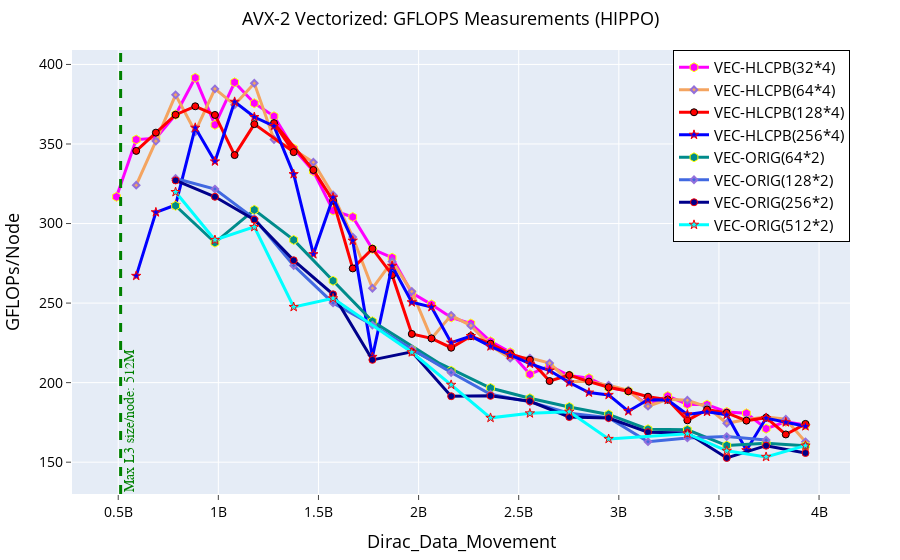

Notebook cell for this chart:
### Markdown cell above
# AVX2 CASES

### Code cell
fig = go.Figure() 

# AVX2 Fused Cases
fig.add_trace(go.Scatter(x=(dfn1AvxFusProb_32mpi_4omp.Dirc_Data_Mov*(dfn1AvxFusProb_32mpi_4omp.MPI_size)), 
                         y=(dfn1AvxFusProb_32mpi_4omp.GFLOPS*(dfn1AvxFusProb_32mpi_4omp.MPI_size)), 
                         mode='lines+markers', 
                         name='VEC-HLCPB(32*4)',
                         line=dict(color='magenta',width=3),
                         marker=dict(symbol='hexagon',size=9, line=dict(color='yellow',width=1))))


fig.add_trace(go.Scatter(x=(dfn2AvxFusProb_64mpi_4omp.Dirc_Data_Mov*(dfn2AvxFusProb_64mpi_4omp.MPI_size/2)), 
                         y=(dfn2AvxFusProb_64mpi_4omp.GFLOPS*(dfn2AvxFusProb_64mpi_4omp.MPI_size/2)), 
                         mode='lines+markers', 
                         name='VEC-HLCPB(64*4)',
                         line=dict(color='sandybrown',width=3),
                         marker=dict(symbol='diamond',size=5,line=dict(color='MediumPurple',width=2))))


fig.add_trace(go.Scatter(x=(dfn4AvxFusProb_128mpi_4omp.Dirc_Data_Mov*(dfn4AvxFusProb_128mpi_4omp.MPI_size/4)), 
                         y=(dfn4AvxFusProb_128mpi_4omp.GFLOPS*(dfn4AvxFusProb_128mpi_4omp.MPI_size/4)), 
                         mode='lines+markers', 
                         name='VEC-HLCPB(128*4)',
                         line=dict(color='red',width=3),
                         marker=dict(symbol='circle',size=7, line=dict(color='black',width=1))))

fig.add_trace(go.Scatter(x=(dfn8AvxFusProb_256mpi_4omp.Dirc_Data_Mov*(dfn8AvxFusProb_256mpi_4omp.MPI_size/8)), 
                         y=(dfn8AvxFusProb_256mpi_4omp.GFLOPS*(dfn8AvxFusProb_256mpi_4omp.MPI_size/8)), 
                         mode='lines+markers', 
                         name='VEC-HLCPB(256*4)',
                         line=dict(color='blue',width=3),
                         marker=dict(symbol='star',size=7, line=dict(color='red',width=1))))



# AVX2 Non-Fused Cases
fig.add_trace(go.Scatter(x=(dfn1AvxNonFusProb_64mpi_2omp.Dirc_Data_Mov*(dfn1AvxNonFusProb_64mpi_2omp.MPI_size)), 
                         y=(dfn1AvxNonFusProb_64mpi_2omp.GFLOPS*(dfn1AvxNonFusProb_64mpi_2omp.MPI_size)), 
                         mode='lines+markers', 
                         name='VEC-ORIG(64*2)',
                         line=dict(color='darkcyan',width=3),
                         marker=dict(symbol='hexagon',size=9, line=dict(color='yellow',width=1))))

fig.add_trace(go.Scatter(x=(dfn2AvxNonFusNonProb_128mpi_2omp.Dirc_Data_Mov*(dfn2AvxNonFusNonProb_128mpi_2omp.MPI_size/2)), 
                         y=(dfn2AvxNonFusNonProb_128mpi_2omp.GFLOPS*(dfn2AvxNonFusNonProb_128mpi_2omp.MPI_size/2)), 
                         mode='lines+markers', 
                         name='VEC-ORIG(128*2)',
                         line=dict(color='royalblue',width=3),
                         marker=dict(symbol='diamond',size=5,line=dict(color='MediumPurple',width=2))))

fig.add_trace(go.Scatter(x=(dfn4AvxNonFusNonProb_256mpi_2omp.Dirc_Data_Mov*(dfn4AvxNonFusNonProb_256mpi_2omp.MPI_size/4)), 
                         y=(dfn4AvxNonFusNonProb_256mpi_2omp.GFLOPS*(dfn4AvxNonFusNonProb_256mpi_2omp.MPI_size/4)), 
                         mode='lines+markers', 
                         name='VEC-ORIG(256*2)',
                         line=dict(color='darkblue',width=3),
                         marker=dict(symbol='circle',size=7, line=dict(color='red',width=1))))

fig.add_trace(go.Scatter(x=(dfn8AvxNonFusNonProb_512mpi_2omp.Dirc_Data_Mov*(dfn8AvxNonFusNonProb_512mpi_2omp.MPI_size/8)), 
                         y=(dfn8AvxNonFusNonProb_512mpi_2omp.GFLOPS*(dfn8AvxNonFusNonProb_512mpi_2omp.MPI_size/8)), 
                         mode='lines+markers', 
                         name='VEC-ORIG(512*2)',
                          line=dict(color='cyan',width=3),
                         marker=dict(symbol='star',size=7, line=dict(color='red',width=1))))

# Adding a vertical line
fig.add_vline(x=512e6, line_width=3, line_dash="dash", line_color="green")
# fig.add_hline(y=1024, line_width=3, line_dash="dash", line_color="red")

# Add annotation
fig.add_annotation(
    x=512e6,
    y=130,
    text='Max L3 size/node: 512M',
    xanchor='left',  # Anchor the text to the left side of the annotation point
    yanchor='bottom',
    showarrow=False,
    arrowhead=1,
    arrowsize=1,
    arrowwidth=2,
    arrowcolor="#636363",
    ax=-60,  # Move the text 60 units to the left
    ay=-30,
    font=dict(size=14, color="green", family="Sans Serif"),
    align="left",
    textangle=-90,  # Rotate the text 90 degrees counter-clockwise
)




fig.update_layout(
    title=dict(text='AVX-2 Vectorized: GFLOPS Measurements (HIPPO)',
               font=dict(color="black",size=18), x=0.5),  # Set title text color to black
    xaxis_title=dict(text='Dirac_Data_Movement', font=dict(color="black",size=18)), 
    yaxis_title=dict(text='GFLOPs/Node', font=dict(color="black",size=18)), 
    xaxis=dict(ticks="outside", tickfont=dict(color="black",size=14)),  # Set font color for x-axis ticks
    yaxis=dict(ticks="outside", tickfont=dict(color="black",size=14)),  # Set font color for y-axis ticks
    legend=go.layout.Legend(bordercolor="black", borderwidth=1, x=1, xanchor="right", y=1, yanchor="top",
                            font=dict(color="black",size=15)),  # Set legend text color to black
    margin=dict(l=50, r=50, t=50, b=50)  # Adjust the left and right margins
)

### Figure 1 — Plotly figure (JSON) as saved in the notebook; plotly's stock layout.template omitted (floating-point values rounded to 4 significant figures)
{"data": [{"line": {"color": "magenta", "width": 3}, "marker": {"line": {"color": "yellow", "width": 1}, "size": 9, "symbol": "hexagon"}, "mode": "lines+markers", "name": "VEC-HLCPB(32*4)", "type": "scatter", "x": [491520000, 589824000, 688128000, 786432000, 884736000, 983040000, 1081344000, 1179648000, 1277952000, 1376256000, 1474560000, 1572864000, 1671168000, 1769472000, 1867776000, 1966080000, 2064384000, 2162688000, 2260992000, 2359296000, 2457600000, 2555904000, 2654208000, 2752512000, 2850816000, 2949120000, 3047424000, 3145728000, 3244032000, 3342336000, 3440640000, 3538944000, 3637248000, 3735552000, 3833856000, 3932160000], "y": [316.8, 352.8, 353.6, 368.4, 391.6, 362.0, 388.7, 375.6, 367.4, 347.1, 332.8, 308.2, 304.1, 284.0, 278.5, 256.4, 249.2, 241.0, 237.2, 225.9, 219.1, 205.2, 210.6, 204.5, 202.8, 196.9, 194.8, 186.0, 191.6, 186.4, 186.2, 181.6, 180.7, 171.1, 175.4, 173.3]}, {"line": {"color": "sandybrown", "width": 3}, "marker": {"line": {"color": "MediumPurple", "width": 2}, "size": 5, "symbol": "diamond"}, "mode": "lines+markers", "name": "VEC-HLCPB(64*4)", "type": "scatter", "x": [589824000, 688128000, 786432000, 884736000, 983040000, 1081344000, 1179648000, 1277952000, 1376256000, 1474560000, 1572864000, 1671168000, 1769472000, 1867776000, 1966080000, 2064384000, 2162688000, 2260992000, 2359296000, 2457600000, 2555904000, 2654208000, 2752512000, 2850816000, 2949120000, 3047424000, 3145728000, 3244032000, 3342336000, 3440640000, 3538944000, 3637248000, 3735552000, 3833856000, 3932160000], "y": [324.1, 351.8, 380.9, 357.7, 384.6, 374.6, 388.2, 352.8, 346.6, 338.5, 318.0, 291.5, 259.3, 276.2, 257.3, 227.8, 242.3, 235.8, 223.1, 215.4, 215.4, 212.3, 200.8, 200.7, 198.4, 195.1, 185.2, 189.6, 188.9, 184.8, 174.4, 176.9, 178.4, 177.0, 162.8]}, {"line": {"color": "red", "width": 3}, "marker": {"line": {"color": "black", "width": 1}, "size": 7, "symbol": "circle"}, "mode": "lines+markers", "name": "VEC-HLCPB(128*4)", "type": "scatter", "x": [589824000, 688128000, 786432000, 884736000, 983040000, 1081344000, 1179648000, 1376256000, 1277952000, 1474560000, 1572864000, 1671168000, 1769472000, 1867776000, 1966080000, 2064384000, 2162688000, 2260992000, 2359296000, 2457600000, 2555904000, 2654208000, 2752512000, 2850816000, 2949120000, 3047424000, 3145728000, 3244032000, 3342336000, 3440640000, 3538944000, 3637248000, 3735552000, 3833856000, 3932160000], "y": [345.7, 357.1, 368.4, 373.7, 368.3, 343.0, 362.5, 344.9, 363.1, 333.7, 314.4, 271.8, 284.2, 267.7, 230.6, 227.8, 221.9, 229.2, 224.5, 218.1, 214.4, 201.0, 204.7, 200.7, 197.1, 194.6, 191.2, 189.3, 176.3, 183.1, 181.0, 176.1, 178.0, 167.4, 174.1]}, {"line": {"color": "blue", "width": 3}, "marker": {"line": {"color": "red", "width": 1}, "size": 7, "symbol": "star"}, "mode": "lines+markers", "name": "VEC-HLCPB(256*4)", "type": "scatter", "x": [589824000, 688128000, 786432000, 884736000, 983040000, 1081344000, 1179648000, 1277952000, 1376256000, 1474560000, 1572864000, 1671168000, 1769472000, 1867776000, 1966080000, 2064384000, 2162688000, 2260992000, 2359296000, 2457600000, 2555904000, 2654208000, 2752512000, 2850816000, 2949120000, 3047424000, 3145728000, 3244032000, 3342336000, 3440640000, 3538944000, 3637248000, 3735552000, 3833856000, 3932160000], "y": [267.1, 307.1, 311.7, 360.2, 339.0, 376.5, 366.9, 361.3, 331.0, 280.7, 316.4, 289.3, 216.2, 273.4, 250.5, 247.6, 225.2, 229.2, 222.8, 217.3, 211.9, 207.6, 200.1, 193.8, 192.3, 182.0, 189.2, 189.1, 180.0, 181.7, 179.8, 157.5, 177.7, 175.1, 172.6]}, {"line": {"color": "darkcyan", "width": 3}, "marker": {"line": {"color": "yellow", "width": 1}, "size": 9, "symbol": "hexagon"}, "mode": "lines+markers", "name": "VEC-ORIG(64*2)", "type": "scatter", "x": [786432000, 983040000, 1179648000, 1376256000, 1572864000, 1769472000, 2162688000, 1966080000, 2359296000, 2555904000, 2752512000, 2949120000, 3145728000, 3342336000, 3538944000, 3735552000, 3932160000], "y": [311.2, 288.0, 308.6, 289.7, 264.0, 238.6, 207.4, 220.7, 196.6, 190.2, 184.7, 180.0, 170.7, 170.4, 160.5, 161.9, 160.3]}, {"line": {"color": "royalblue", "width": 3}, "marker": {"line": {"color": "MediumPurple", "width": 2}, "size": 5, "symbol": "diamond"}, "mode": "lines+markers", "name": "VEC-ORIG(128*2)", "type": "scatter", "x": [786432000, 983040000, 1179648000, 1376256000, 1572864000, 1769472000, 1966080000, 2162688000, 2359296000, 2555904000, 2752512000, 2949120000, 3145728000, 3342336000, 3538944000, 3735552000], "y": [328.3, 321.7, 303.1, 273.6, 250.1, 236.2, 221.1, 206.3, 192.7, 187.9, 180.8, 177.9, 162.9, 165.2, 166.1, 163.9]}, {"line": {"color": "darkblue", "width": 3}, "marker": {"line": {"color": "red", "width": 1}, "size": 7, "symbol": "circle"}, "mode": "lines+markers", "name": "VEC-ORIG(256*2)", "type": "scatter", "x": [786432000, 983040000, 1179648000, 1376256000, 1572864000, 1769472000, 1966080000, 2162688000, 2359296000, 2555904000, 2752512000, 2949120000, 3145728000, 3342336000, 3538944000, 3735552000, 3932160000], "y": [327.1, 316.8, 302.4, 276.9, 255.5, 214.3, 219.4, 191.5, 191.7, 188.3, 178.4, 177.8, 168.9, 168.4, 152.7, 160.4, 155.8]}, {"line": {"color": "cyan", "width": 3}, "marker": {"line": {"color": "red", "width": 1}, "size": 7, "symbol": "star"}, "mode": "lines+markers", "name": "VEC-ORIG(512*2)", "type": "scatter", "x": [786432000, 983040000, 1179648000, 1376256000, 1572864000, 1966080000, 2162688000, 2359296000, 2555904000, 2752512000, 2949120000, 3342336000, 3538944000, 3735552000, 3932160000], "y": [319.8, 289.7, 297.9, 247.6, 253.0, 219.1, 198.6, 177.9, 180.7, 181.7, 164.6, 167.9, 157.2, 153.3, 160.4]}], "layout": {"annotations": [{"align": "left", "arrowcolor": "#636363", "arrowhead": 1, "arrowsize": 1, "arrowwidth": 2, "ax": -60, "ay": -30, "font": {"color": "green", "family": "Sans Serif", "size": 14}, "showarrow": false, "text": "Max L3 size/node: 512M", "textangle": -90, "x": 512000000, "xanchor": "left", "y": 130, "yanchor": "bottom"}], "legend": {"bordercolor": "black", "borderwidth": 1, "font": {"color": "black", "size": 15}, "x": 1, "xanchor": "right", "y": 1, "yanchor": "top"}, "margin": {"b": 50, "l": 50, "r": 50, "t": 50}, "shapes": [{"line": {"color": "green", "dash": "dash", "width": 3}, "type": "line", "x0": 512000000, "x1": 512000000, "xref": "x", "y0": 0, "y1": 1, "yref": "y domain"}], "title": {"font": {"color": "black", "size": 18}, "text": "AVX-2 Vectorized: GFLOPS Measurements (HIPPO)", "x": 0.5}, "xaxis": {"tickfont": {"color": "black", "size": 14}, "ticks": "outside", "title": {"font": {"color": "black", "size": 18}, "text": "Dirac_Data_Movement"}}, "yaxis": {"tickfont": {"color": "black", "size": 14}, "ticks": "outside", "title": {"font": {"color": "black", "size": 18}, "text": "GFLOPs/Node"}}}}
